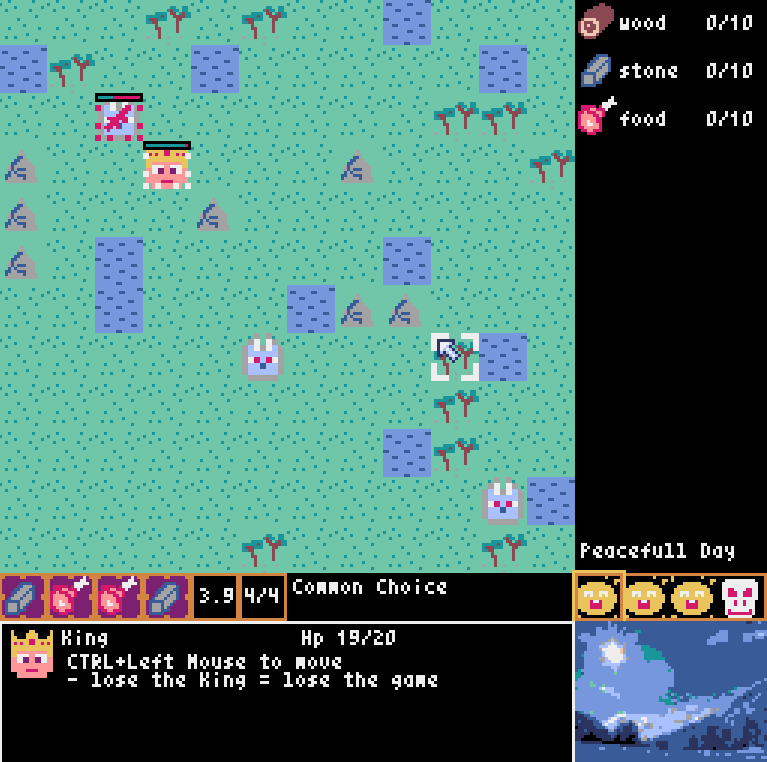
#> input picture GiantKing/assets_original_images/ScreenFinal.png, 767 x 762 px; its folder holds only this picture in this run
$ python _distort_image.py
#> lines starting #> are read from the running program, lines starting #| are printed output that depends on the picture
import os
from PIL import Image

# Define the input and output directories
input_dir = 'assets_original_images'
output_dir = 'assets'

# Ensure the output directory exists
os.makedirs(output_dir, exist_ok=True)

# Process each image in the input directory
for filename in os.listdir(input_dir):
    if filename.endswith(('.jpg', '.jpeg', '.png', '.bmp', '.gif')):  # Adjust extensions as needed
        input_path = os.path.join(input_dir, filename)
        output_path = os.path.join(output_dir, filename)

        # Open the image, resize it, and save it to the output directory
        with Image.open(input_path) as img:
#> img is the input picture: PIL image 767x762 RGBA; mean R, G, B, A 76.5, 120, 112.7, 255
            resized_img = img.resize((256, 256), Image.NEAREST)
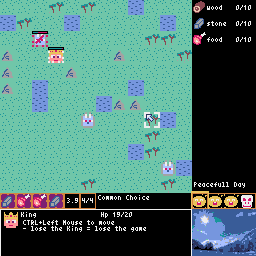
#> resized_img: PIL image 256x256 RGBA; mean R, G, B, A 76.7, 120.3, 112.9, 255
            resized_img.save(output_path)
            print(f"Processed and saved {filename} to {output_dir}.")

print("Processing completed.")
